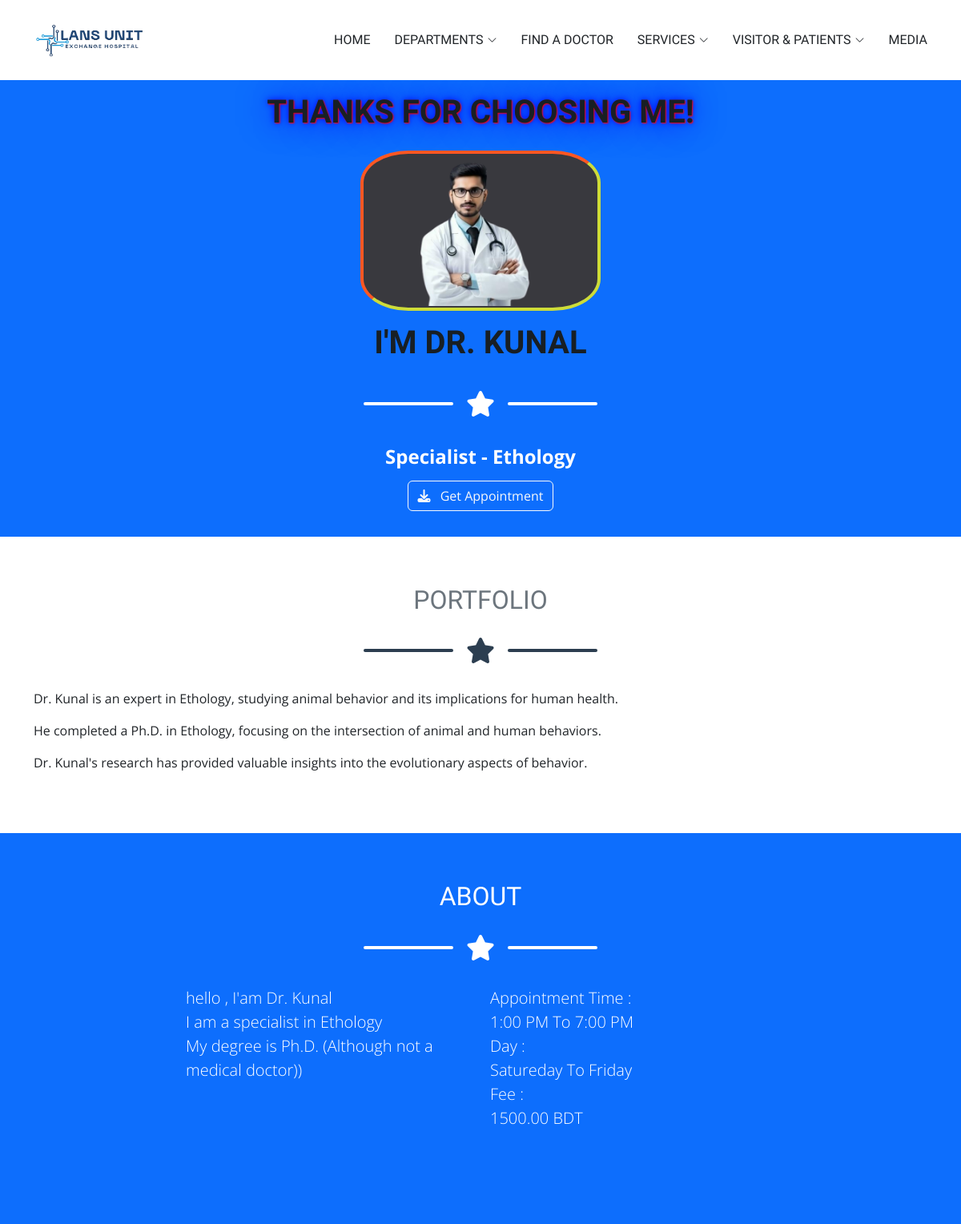
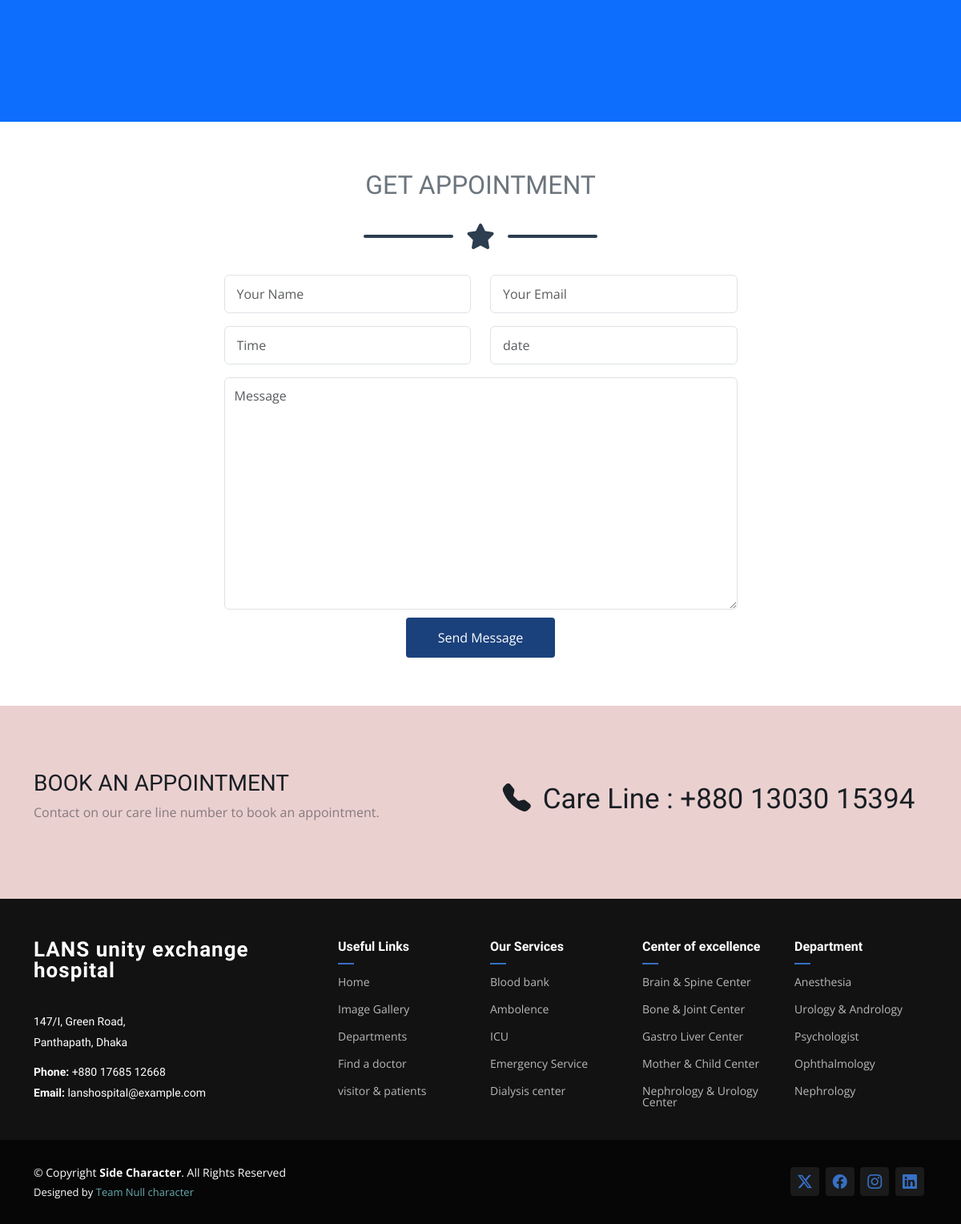
Screenshot of /app/9/ with the database file from the repository (2 pictures, top to bottom).
### LANS_HOSPITAL_APP/models.py (models this page shows, shortened)
class Doctor(models.Model):
    name = models.CharField(max_length= 200)
    speciality = models.TextField()
    degree = models.TextField()
    intro = models.TextField()
    complete = models.TextField()
    end = models.TextField()
    appointment = models.TextField(null= True , blank=True)
    time = models.TextField(null= True , blank=True)
    fee = models.DecimalField(max_digits=10 , decimal_places= 2 , null= True , blank=True)
    image = models.ImageField(upload_to = "image/" , null= True , blank=True)

### LANS_HOSPITAL_APP/views.py (the view, shortened to what this page needs)
# urls.py: path('<int:pk>/' , views.profile , name='profile'),
def profile(request , pk):
    doctor = Doctor.objects.get(pk=pk)
    return render(request ,"doctor_profile.html" , {"doctor":doctor})

### LANS_HOSPITAL_APP/templates/doctor_profile.html (shortened to what this page needs)
{% extends "lay.html" %}
{% load static %}
{% block content %}
<main>
    <header class="masthead bg-primary text-white text-center" style = "background-color: #39393e">
        <div class="container d-flex align-items-center flex-column">
            <h1 class="masthead-heading text-uppercase mt-3 " style = "text-shadow: 1px 1px 2px red, 0 0 1em blue, 0 0 0.2em blue;" data-aos="fade-down">Thanks for choosing me!</h1>
            <img style="width :300px;height:200px; border-radius:20%;border: 4px solid #cddc39;padding: 2px;border-top-color: #ff5722;border-left-color: #ff5722; background: #39393e;
 " class="masthead-avatar mb-3 mt-3 css-border" data-aos="fade-right" src="{{doctor.image.url}}" alt="..." />
            <h1 class="masthead-heading text-uppercase" data-aos="fade-left">I'm {{doctor.name}} </h1>
            <div class="divider-custom divider-light">
                <div class="divider-custom-line"></div>
                <div class="divider-custom-icon"><i class="fas fa-star"></i></div>
                <div class="divider-custom-line"></div>
            </div>
            <p class="masthead-subheading font-weight-light mb-2">Specialist - {{doctor.speciality}} </p>
            <div class="text-center mt-1 mb-3">
                <a href="#contact">
                    <p class="btn btn-xl btn-outline-light">
                        <i class="fas fa-download me-2"></i>
                        Get Appointment
                    </p>
                </a>
            </div>
        </div>
    </header>
    <section class="page-section portfolio" id="portfolio">
        <div class="container">
            <h2 class="page-section-heading text-center text-uppercase text-secondary mb-0">Portfolio</h2>
            <div class="divider-custom">
                <div class="divider-custom-line"></div>
                <div class="divider-custom-icon"><i class="fas fa-star"></i></div>
                <div class="divider-custom-line"></div>
            </div>
            <div class="row justify-content-around">
                <p class="mb-3">{{doctor.intro}}</p>
                <p class="mb-3">{{doctor.complete}}</p>
                <p>{{doctor.end}}</p>
            </div>
        </div>
    </section>
    <section class="page-section bg-primary text-white mb-0" id="about">
        <div class="container">
            <h2 class="page-section-heading text-center text-uppercase text-white">About</h2>
            <div class="divider-custom divider-light">
                <div class="divider-custom-line"></div>
                <div class="divider-custom-icon"><i class="fas fa-star"></i></div>
                <div class="divider-custom-line"></div>
            </div>
            <div class="row">
                <div class="col-lg-4 ms-auto"><p class="lead">
                    hello , I'am {{doctor.name}} <br>
                    I am a specialist in {{doctor.speciality}} <br>
                    My degree is {{doctor.degree}}
                </p></div>
                <div class="col-lg-4 me-auto"><p class="lead">
                    Appointment Time : <br>
                    {{ doctor.time }} <br>
                    Day : <br>
                    {{ doctor.appointment }} <br>
                    Fee : <br>
                    {{ doctor.fee }} BDT
                </p></div>
            </div>
        </div>
    </section>
    <section class="page-section" id="contact">
        <div class="container">
            <h2 class="page-section-heading text-center text-uppercase text-secondary mb-0">
                Get Appointment</h2>
            <div class="divider-custom">
                <div class="divider-custom-line"></div>
                <div class="divider-custom-icon"><i class="fas fa-star"></i></div>
                <div class="divider-custom-line"></div>
            </div>
            <div class="row justify-content-center">
                <div class="col-lg-8 col-xl-7">
                    <form method="post" action="">
                        <div class="row">
                          <div class="col-md-6 form-group">
                            <input
                              type="text"
                              class="form-control"
                              id="name"
                              name="name"
                              placeholder="Your Name"
                              required=""
                            />
                          </div>
                          <div class="col-md-6 form-group mt-3 mt-md-0">
                            <input
                              type="email"
                              class="form-control"
                              name="email"
                              id="email"
                              placeholder="Your Email"
                              required=""
                            />
                          </div>
                        </div>
                        <div class="row mt-3">
                            <div class="col-md-6 form-group">
                              <input
                                type="text"
                                class="form-control"
                                id="name"
                                name="time"
                                placeholder="Time"
                                required=""
                              />
                            </div>
                            <div class="col-md-6 form-group mt-3 mt-md-0">
                              <input
                                type="text"
                                class="form-control"
                                name="date"
                                id="email"
                                placeholder="date"
                                required=""
                              />
                            </div>
                        </div>
                        <div class="form-group mt-3">
                          <textarea
                            id="message"
                            class="form-control"
                            name="message"
                            placeholder="Message"
                            required=""
                          ></textarea>
                        </div>
                        <div class="text-center">
                          <button class="send" type="submit" onclick="sendMail()">Send Message</button>
                        </div>
                      </form>
                </div>
            </div>
        </div>
    </section>
    <section
        id="call-to-action"
        class="call-to-action section light-background"
      >
        <div class="content">
          <div class="container">
            <div class="row align-items-center">
              <div class="col-lg-6">
                <div data-aos="fade-right">
                  <h3>Book an Appointment</h3>
                  <p class="opacity-50">
                    Contact on our care line number to book an appointment.
                  </p>
                </div>
              </div>
              <div class="col-lg-6">
                <div data-aos="fade-left">
                  <h1 style="text-align: center" class="careline">
                    <a style="padding-right: 15px" href="#"
                      ><i class="bi bi-telephone-fill"></i></a
                    >Care Line : +880 13030 15394
                  </h1>
                </div>
              </div>
            </div>
          </div>
        </div>
      </section>
</main>
{% endblock %}

### LANS_HOSPITAL_APP/static/assets/css/main.css (style rules this page uses)
:root { --default-font: "Open Sans", system-ui, -apple-system, "Segoe UI", Roboto, "Helvetica Neue", Arial, "Noto Sans", "Liberation Sans", sans-serif, "Apple Color Emoji", "Segoe UI Emoji", "Segoe UI Symbol", "Noto Color Emoji"; --heading-font: "Marcellus", sans-serif; --nav-font: "Marcellus", sans-serif; }
:root { --background-color: #ffffff; --default-color: #212529; --heading-color: #181f24; --accent-color: #1a417c; --surface-color: #ffffff; --contrast-color: #ffffff; --call-color: #ebd0d0; --call-doctor: #d8b225; }
:root { --nav-color: #212529; --nav-hover-color: #116530; --nav-mobile-background-color: #ffffff; --nav-dropdown-background-color: #ffffff; --nav-dropdown-color: #212529; --nav-dropdown-hover-color: #116530; }
.light-background { --background-color: #f9f9f9; --surface-color: #ffffff; }
:root { scroll-behavior: smooth; }
body { color: var(--default-color); background-color: var(--background-color); font-family: var(--default-font); }
a { color: var(--accent-top-color); text-decoration: none; transition: 0.3s; }
h1, h2, h3, h4, h5, h6 { color: var(--heading-color); font-family: var(--heading-font); }
section, .section { color: var(--default-color); background-color: var(--background-color); padding: 60px 0; scroll-margin-top: 100px; overflow: clip; }
#about { height: 80vh; }
#call-to-action { background-color: var(--call-color); }
.call-to-action .content { padding: 20px 0; }
.call-to-action .content h3 { font-weight: 300; text-transform: uppercase; }
.careline { font-size: 35px; }
#message { height: 290px; padding: 10px 12px; }
.send { background: var(--accent-color); color: var(--contrast-color); border: 0; padding: 13px 40px; transition: 0.4s; border-radius: 4px; margin-top: 10px; }
#name { height: 48px; padding: 10px 15px; }
#email { height: 48px; padding: 10px 15px; }
.masthead-heading { font-size: 3 rem; font-weight: bolder; }
.masthead-subheading { font-size: 1.5rem; font-weight: bold; }
.divider-custom { margin: 1.25rem 0 1.5rem; width: 100%; display: flex; justify-content: center; align-items: center; }
.divider-custom .divider-custom-line { width: 100%; max-width: 7rem; height: 0.25rem; background-color: #2c3e50; border-radius: 1rem; border-color: #2c3e50; }
.divider-custom .divider-custom-line:first-child { margin-right: 1rem; }
.divider-custom .divider-custom-line:last-child { margin-left: 1rem; }
.divider-custom .divider-custom-icon { color: #2c3e50; font-size: 2rem; }
.divider-custom.divider-light .divider-custom-line { background-color: #fff; }
.divider-custom.divider-light .divider-custom-icon { color: #fff; }
.css-border { border: 4px solid #cddc39; padding: 2px; border-radius: 50%; border-top-color: #ff5722; border-left-color: #ff5722; width: 75px; height: 75px; }

### rows the page displays
Doctor: image (picture), name "DR. KUNAL", speciality "Ethology", intro "Dr. Kunal is an expert in Ethology, studying animal behavior and its implications for human health.", complete "He completed a Ph.D. in Ethology, focusing on the intersection of animal and human behaviors.", end "Dr. Kunal's research has provided valuable insights into the evolutionary aspects of behavior.", name "Dr. Kunal", degree "Ph.D. (Although not a medical doctor))", time "1:00 PM To 7:00 PM", appointment "Satureday To Friday", fee "1500.00"
